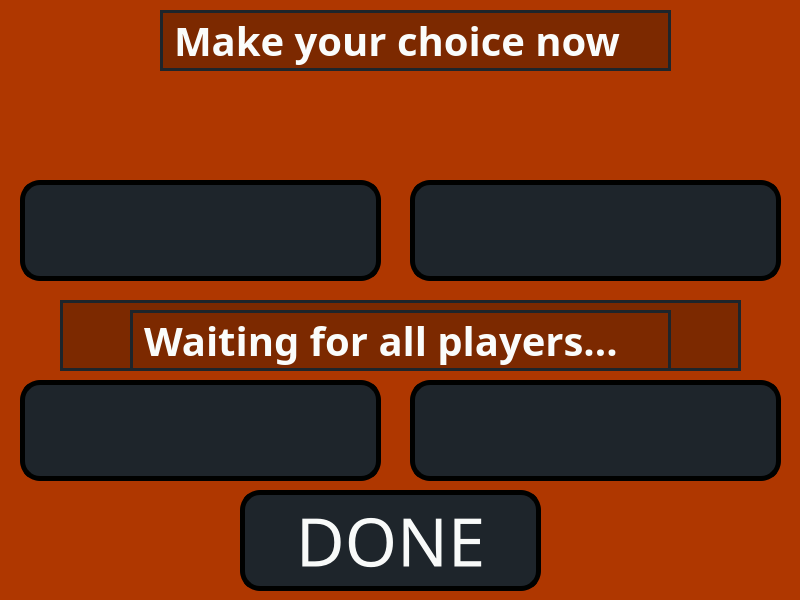
<?xml version="1.0" encoding="UTF-8"?>
<ui version="4.0">
 <class>Spy</class>
 <widget class="QMainWindow" name="Spy">
  <property name="geometry">
   <rect>
    <x>0</x>
    <y>0</y>
    <width>800</width>
    <height>600</height>
   </rect>
  </property>
  <property name="windowTitle">
   <string>MainWindow</string>
  </property>
  <property name="styleSheet">
   <string notr="true">background-color: rgb(175, 55, 0);</string>
  </property>
  <widget class="QWidget" name="centralwidget">
   <widget class="QLabel" name="labelInfo">
    <property name="geometry">
     <rect>
      <x>160</x>
      <y>10</y>
      <width>511</width>
      <height>61</height>
     </rect>
    </property>
    <property name="font">
     <font>
      <family>Montserrat Alternates</family>
      <pointsize>30</pointsize>
      <weight>75</weight>
      <bold>true</bold>
     </font>
    </property>
    <property name="styleSheet">
     <string notr="true">border: 3px solid;
border-color: rgb(30, 37, 43);
color: rgb(250, 252, 251);
background-color: rgb(124, 41, 0);</string>
    </property>
    <property name="text">
     <string>Make your choice now</string>
    </property>
   </widget>
   <widget class="QLineEdit" name="locationLine">
    <property name="geometry">
     <rect>
      <x>60</x>
      <y>300</y>
      <width>681</width>
      <height>71</height>
     </rect>
    </property>
    <property name="sizePolicy">
     <sizepolicy hsizetype="Fixed" vsizetype="Fixed">
      <horstretch>0</horstretch>
      <verstretch>0</verstretch>
     </sizepolicy>
    </property>
    <property name="font">
     <font>
      <family>Montserrat Alternates</family>
      <pointsize>30</pointsize>
      <weight>75</weight>
      <bold>true</bold>
     </font>
    </property>
    <property name="styleSheet">
     <string notr="true">border: 3px solid;
border-color: rgb(30, 37, 43);
color: rgb(250, 252, 251);
background-color: rgb(124, 41, 0);</string>
    </property>
    <property name="text">
     <string>Location</string>
    </property>
    <property name="alignment">
     <set>Qt::AlignCenter</set>
    </property>
   </widget>
   <widget class="QPushButton" name="admitButton">
    <property name="geometry">
     <rect>
      <x>240</x>
      <y>490</y>
      <width>301</width>
      <height>101</height>
     </rect>
    </property>
    <property name="sizePolicy">
     <sizepolicy hsizetype="Fixed" vsizetype="Fixed">
      <horstretch>0</horstretch>
      <verstretch>0</verstretch>
     </sizepolicy>
    </property>
    <property name="font">
     <font>
      <family>Montserrat Alternates</family>
      <pointsize>50</pointsize>
     </font>
    </property>
    <property name="styleSheet">
     <string notr="true">border: 5px solid;
border-radius: 20px;
background-color: rgb(30, 37, 43);
color: rgb(248, 250, 249);
border-color: rgb(0, 1, 0);</string>
    </property>
    <property name="text">
     <string>DONE</string>
    </property>
   </widget>
   <widget class="QPushButton" name="candidate1">
    <property name="geometry">
     <rect>
      <x>20</x>
      <y>180</y>
      <width>361</width>
      <height>101</height>
     </rect>
    </property>
    <property name="sizePolicy">
     <sizepolicy hsizetype="Fixed" vsizetype="Fixed">
      <horstretch>0</horstretch>
      <verstretch>0</verstretch>
     </sizepolicy>
    </property>
    <property name="font">
     <font>
      <family>Montserrat Alternates</family>
      <pointsize>35</pointsize>
     </font>
    </property>
    <property name="styleSheet">
     <string notr="true">border: 5px solid;
border-radius: 20px;
background-color: rgb(30, 37, 43);
color: rgb(248, 250, 249);
border-color: rgb(0, 1, 0);</string>
    </property>
    <property name="text">
     <string/>
    </property>
   </widget>
   <widget class="QPushButton" name="candidate4">
    <property name="geometry">
     <rect>
      <x>410</x>
      <y>380</y>
      <width>371</width>
      <height>101</height>
     </rect>
    </property>
    <property name="sizePolicy">
     <sizepolicy hsizetype="Fixed" vsizetype="Fixed">
      <horstretch>0</horstretch>
      <verstretch>0</verstretch>
     </sizepolicy>
    </property>
    <property name="font">
     <font>
      <family>Montserrat Alternates</family>
      <pointsize>35</pointsize>
     </font>
    </property>
    <property name="styleSheet">
     <string notr="true">border: 5px solid;
border-radius: 20px;
background-color: rgb(30, 37, 43);
color: rgb(248, 250, 249);
border-color: rgb(0, 1, 0);</string>
    </property>
    <property name="text">
     <string/>
    </property>
   </widget>
   <widget class="QPushButton" name="candidate3">
    <property name="geometry">
     <rect>
      <x>20</x>
      <y>380</y>
      <width>361</width>
      <height>101</height>
     </rect>
    </property>
    <property name="sizePolicy">
     <sizepolicy hsizetype="Fixed" vsizetype="Fixed">
      <horstretch>0</horstretch>
      <verstretch>0</verstretch>
     </sizepolicy>
    </property>
    <property name="font">
     <font>
      <family>Montserrat Alternates</family>
      <pointsize>35</pointsize>
     </font>
    </property>
    <property name="styleSheet">
     <string notr="true">border: 5px solid;
border-radius: 20px;
background-color: rgb(30, 37, 43);
color: rgb(248, 250, 249);
border-color: rgb(0, 1, 0);</string>
    </property>
    <property name="text">
     <string/>
    </property>
   </widget>
   <widget class="QPushButton" name="candidate2">
    <property name="geometry">
     <rect>
      <x>410</x>
      <y>180</y>
      <width>371</width>
      <height>101</height>
     </rect>
    </property>
    <property name="sizePolicy">
     <sizepolicy hsizetype="Fixed" vsizetype="Fixed">
      <horstretch>0</horstretch>
      <verstretch>0</verstretch>
     </sizepolicy>
    </property>
    <property name="font">
     <font>
      <family>Montserrat Alternates</family>
      <pointsize>35</pointsize>
     </font>
    </property>
    <property name="styleSheet">
     <string notr="true">border: 5px solid;
border-radius: 20px;
background-color: rgb(30, 37, 43);
color: rgb(248, 250, 249);
border-color: rgb(0, 1, 0);</string>
    </property>
    <property name="text">
     <string/>
    </property>
   </widget>
   <widget class="QLabel" name="labelInfo2">
    <property name="geometry">
     <rect>
      <x>130</x>
      <y>310</y>
      <width>541</width>
      <height>61</height>
     </rect>
    </property>
    <property name="font">
     <font>
      <family>Montserrat Alternates</family>
      <pointsize>30</pointsize>
      <weight>75</weight>
      <bold>true</bold>
     </font>
    </property>
    <property name="styleSheet">
     <string notr="true">border: 3px solid;
border-color: rgb(30, 37, 43);
color: rgb(250, 252, 251);
background-color: rgb(124, 41, 0);</string>
    </property>
    <property name="text">
     <string>Waiting for all players...</string>
    </property>
   </widget>
  </widget>
 </widget>
 <resources/>
 <connections/>
</ui>
